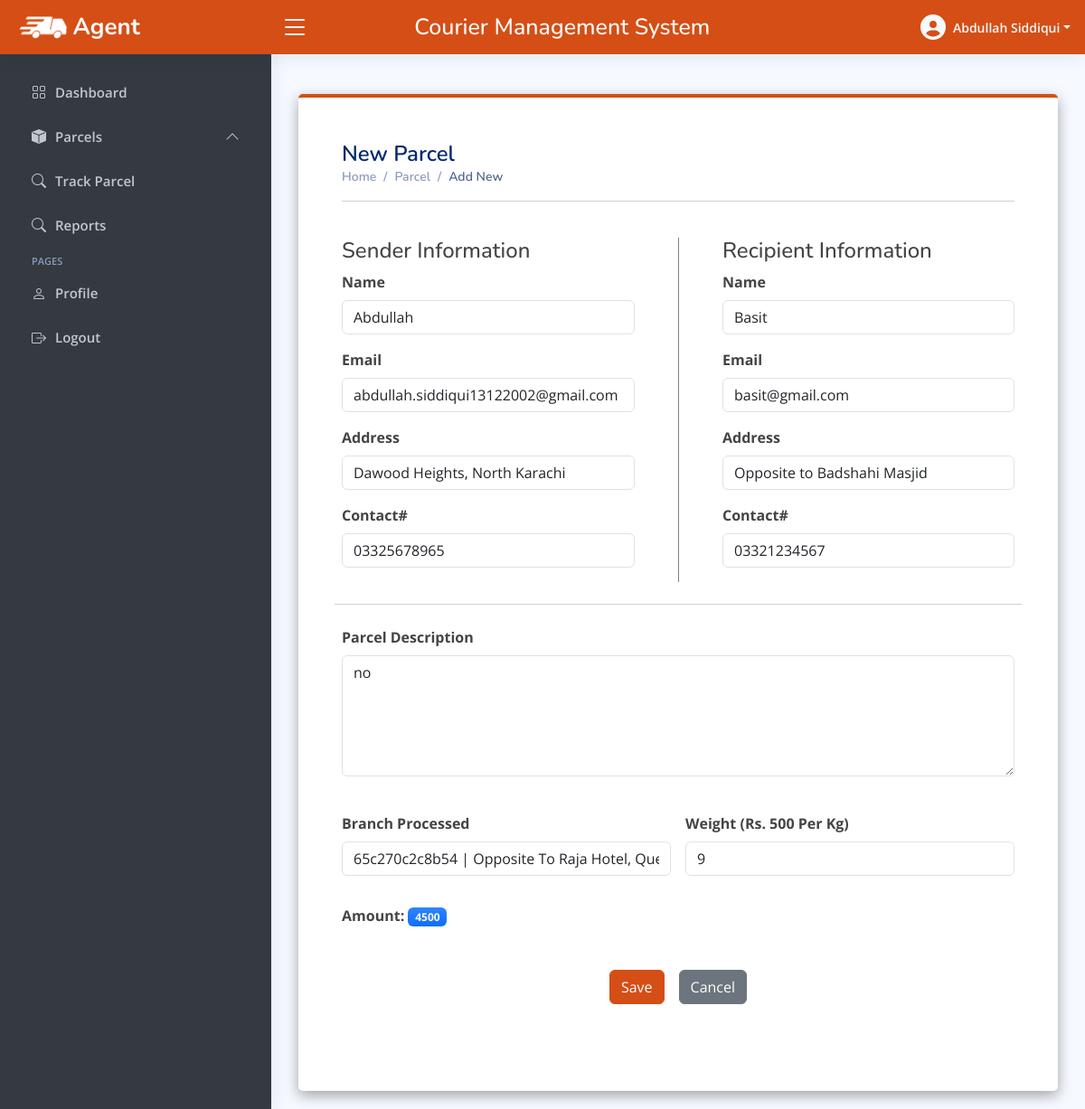
/agent/update_parcel.php?parcel_id=47 (signed in), run on the app's committed database.
### tables this page shows
CREATE TABLE `parcel` (
  `id` int(30) NOT NULL,
  `tracking_id` varchar(255) NOT NULL,
  `sender_name` varchar(255) NOT NULL,
  `sender_email` varchar(255) NOT NULL,
  `sender_address` text NOT NULL,
  `sender_contact` varchar(255) NOT NULL,
  `recipient_name` varchar(255) NOT NULL,
  `recipient_email` varchar(255) NOT NULL,
  `recipient_address` text NOT NULL,
  `recipient_contact` varchar(255) NOT NULL,
  `parcel_description` text NOT NULL,
  `branch_id` int(11) NOT NULL,
  `agent_id` int(11) NOT NULL,
  `parcel_status` int(11) NOT NULL DEFAULT 1,
  `weight` int(30) NOT NULL,
  `amount` int(30) NOT NULL,
  `date_created` datetime NOT NULL DEFAULT current_timestamp()
);

### agent/update_parcel.php (the view, shortened to what this page needs)
<?php
if(isset($_SESSION['email'])){
    if($_GET['parcel_id']){
        include("header.php");
include("topbar.php");
include("sidebar.php");
require("../include/connection.php");
      $parcel_id=$_GET['parcel_id'];
    $getdata="SELECT * FROM `parcel` WHERE id='$parcel_id';";
    $result=mysqli_query($connection, $getdata) or die("fail to run query");
    if(mysqli_num_rows($result) == 1){
$row=mysqli_fetch_assoc($result);
 $sender_name = $row["sender_name"];
 $sender_email = $row["sender_email"];
 $sender_address = $row["sender_address"];
 $sender_contact = $row["sender_contact"];
 $recipient_name = $row["recipient_name"];
 $recipient_email = $row["recipient_email"];
 $recipient_address = $row["recipient_address"];
 $recipient_contact = $row["recipient_contact"];
 $parcel_description = $row["parcel_description"];
 $branch_id = $row["branch_id"];
 $weight = $row["weight"];
 $amount = $row["amount"];
      ?>
      <head>
  </head>
<main id="main" class="main">
<section class="p-5" style="background-color: white; border-top: 4px solid #D54E16; border-radius: 5px; box-shadow: rgba(0, 0, 0, 0.35) 0px 5px 15px;">
<div class="pagetitle">
  <h1>New Parcel</h1>
  <nav>
    <ol class="breadcrumb">
      <li class="breadcrumb-item"><a href="index.html">Home</a></li>
      <li class="breadcrumb-item">Parcel</li>
      <li class="breadcrumb-item active">Add New</li>
    </ol>
  </nav>
  <hr>
</div>
<section class="section my-5">
  <form class="row g-3"  method="post" action="update_parceldata.php">
    <div class="col-md-6 my-2 pe-5">
      <h4>Sender Information</h4>
      <label for="sender_name" class="form-label">Name</label>
      <input type="text" name="sender_name" class="form-control mb-3" value="<?php echo $sender_name ?>" required="required">
      <label for="sender_email" class="form-label">Email</label>
      <input type="text" name="sender_email" class="form-control mb-3" value="<?php echo $sender_email ?>" required="required">
      <label for="sender_address" class="form-label">Address</label>
      <input type="text" name="sender_address" class="form-control mb-3" value="<?php echo $sender_address ?>" required="required">
      <label for="sender_contact" class="form-label">Contact#</label>
      <input type="text" name="sender_contact" class="form-control mb-3" value="<?php echo $sender_contact ?>" required="required">
    </div>
    <div class="col-md-6 my-2 ps-5" style="border-left: 1px solid gray;">
      <h4>Recipient Information</h4>
      <label for="recipient_name" class="form-label">Name</label>
      <input type="text" name="recipient_name" class="form-control  mb-3" value="<?php echo $recipient_name ?>" required="required">
      <label for="recipient_email" class="form-label">Email</label>
      <input type="text" name="recipient_email" class="form-control mb-3" value="<?php echo $recipient_email ?>" required="required">
      <label for="recipient_address" class="form-label">Address</label>
      <input type="text" name="recipient_address" class="form-control  mb-3" value="<?php echo $recipient_address ?>" required="required">
      <label for="recipient_contact" class="form-label">Contact#</label>
      <input type="text" name="recipient_contact" class="form-control  mb-3" value="<?php echo $recipient_contact ?>" required="required">
    </div>
    <hr>
    <div class="col-md-12 my-2">
      <label for="parcel_description" class="form-label">Parcel Description</label>
      <textarea class="form-control mb-3" name="parcel_description" rows="5" placeholder="Enter parcel description" required="required"><?php echo  $parcel_description ?></textarea>
    </div>
    <div class="col-md-6">
            <label for="" class="form-label">Branch Processed</label>
            <select name="branch_id" id="" class="form-control select2"  required="required">
            <?php
                    $read_updateid = "SELECT *,concat(street,', ',city,', ',state,', ',zip_code,', ',country) as address FROM branches where id = '$branch_id';";
                    $result_updateid = mysqli_query($connection,$read_updateid);
                    if($result_updateid){
                       if(mysqli_num_rows($result_updateid) > 0){
                         while($row_updateid = mysqli_fetch_assoc($result_updateid)){
                            echo "<option value=".$row_updateid['id'].">".$row_updateid['branch_code']." | ".(ucwords($row_updateid['address']))."</option>";
                         }
                       }
                   }
                    ?>
            </select>
          </div>
    <div class="col-md-6">
    <label for="weight" class="form-label">Weight (Rs. 500 Per Kg)</label>
      <input type="number" name="weight" class="form-control mb-3" required="required" placeholder="Enter Weight in Kg" id="weight" value="<?php echo $weight ?>">
    </div>
    <div class="col-md-6">
      <span class="fw-bold">Amount: </span>
    <span class='badge text-bg-primary bg-gradient text-light' id="amount"><?php echo $amount ?></span>
    </div>
    <div class="d-flex w-100 justify-content-center align-items-center mt-5">
            <input type="submit" class="btn btn-success mx-2" name="save_parcel" value="Save">
            <a class="btn btn-secondary mx-2" href="parcel_list.php?status=All">Cancel</a>
        </div>
  </form>
</section>
</section>
</main>
    <?php
    }
    include("footer.php");
    }
    else{
      header("location: parcel_list.php?status=All");
    }
}
else{
  header("location: login.php");
}
      ?>

### agent/assets/css/style.css (style rules this page uses)
:root { scroll-behavior: smooth; }
body { font-family: "Open Sans", sans-serif; background: #f6f9ff; color: #444444; }
a { color: #4154f1; text-decoration: none; }
h1, h2, h3, h4, h5, h6 { font-family: "Nunito", sans-serif; }
#main { margin-top: 60px; padding: 20px 30px; transition: all 0.3s; }
.pagetitle { margin-bottom: 10px; }
.pagetitle h1 { font-size: 24px; margin-bottom: 0; font-weight: 600; color: #012970; }
.breadcrumb { font-size: 14px; font-family: "Nunito", sans-serif; color: #899bbd; font-weight: 600; }
.breadcrumb a { color: #899bbd; transition: 0.3s; }
.breadcrumb .breadcrumb-item::before { color: #899bbd; }
.breadcrumb .active { color: #51678f; font-weight: 600; }
@media (min-width: 1200px) { #main, #footer { margin-left: 300px; } }

### agent/update_parcel.php (style rules this page uses)
label { font-weight: bold; }
.btn-primary, .btn-success { color: #FFFFFF !important; background-color: #D54E16 !important; border-color: #D54E16 !important; }

### data on the page
parcel: sender_name "Abdullah", sender_email "abdullah.siddiqui13122002@gmail.com", sender_address "Dawood Heights, North Karachi", sender_contact "03325678965", recipient_name "Basit", recipient_email "basit@gmail.com", recipient_address "Opposite to Badshahi Masjid", recipient_contact "03321234567", parcel_description "no", weight "9", amount "4500"

### other printed values
$firstname "Abdullah"
$lastname "Siddiqui"
form field branch_id "65c270c2c8b54 | Opposite To Raja Hotel, Queeta, Balochistan, 678954, Pakistan"
